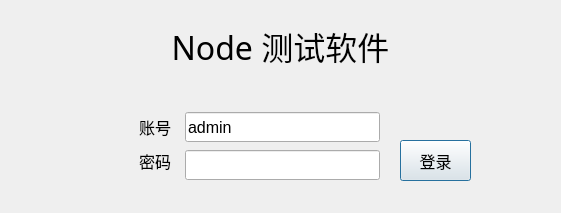
<?xml version="1.0" encoding="UTF-8"?>
<ui version="4.0">
 <class>UsrLandDlg</class>
 <widget class="QDialog" name="UsrLandDlg">
  <property name="geometry">
   <rect>
    <x>0</x>
    <y>0</y>
    <width>561</width>
    <height>213</height>
   </rect>
  </property>
  <property name="windowTitle">
   <string>Dialog</string>
  </property>
  <property name="styleSheet">
   <string notr="true"/>
  </property>
  <widget class="QLabel" name="stateLabel">
   <property name="geometry">
    <rect>
     <x>180</x>
     <y>80</y>
     <width>181</width>
     <height>31</height>
    </rect>
   </property>
   <property name="font">
    <font>
     <family>宋体</family>
     <pointsize>11</pointsize>
    </font>
   </property>
   <property name="styleSheet">
    <string notr="true">color: rgb(255, 0, 0);</string>
   </property>
   <property name="text">
    <string/>
   </property>
  </widget>
  <widget class="QLineEdit" name="nameLineEdit">
   <property name="geometry">
    <rect>
     <x>185</x>
     <y>112</y>
     <width>195</width>
     <height>30</height>
    </rect>
   </property>
   <property name="font">
    <font>
     <family>Arial</family>
     <pointsize>12</pointsize>
     <weight>50</weight>
     <bold>false</bold>
    </font>
   </property>
   <property name="text">
    <string>admin</string>
   </property>
  </widget>
  <widget class="QLineEdit" name="pwdLineEdit">
   <property name="geometry">
    <rect>
     <x>185</x>
     <y>150</y>
     <width>195</width>
     <height>30</height>
    </rect>
   </property>
   <property name="font">
    <font>
     <family>Arial</family>
     <weight>50</weight>
     <bold>false</bold>
    </font>
   </property>
   <property name="text">
    <string/>
   </property>
   <property name="echoMode">
    <enum>QLineEdit::Password</enum>
   </property>
  </widget>
  <widget class="QPushButton" name="landBtn">
   <property name="geometry">
    <rect>
     <x>400</x>
     <y>140</y>
     <width>71</width>
     <height>41</height>
    </rect>
   </property>
   <property name="font">
    <font>
     <family>微软雅黑</family>
     <pointsize>12</pointsize>
    </font>
   </property>
   <property name="cursor">
    <cursorShape>PointingHandCursor</cursorShape>
   </property>
   <property name="text">
    <string>登录</string>
   </property>
   <property name="autoDefault">
    <bool>true</bool>
   </property>
  </widget>
  <widget class="QLabel" name="label">
   <property name="geometry">
    <rect>
     <x>60</x>
     <y>112</y>
     <width>111</width>
     <height>30</height>
    </rect>
   </property>
   <property name="font">
    <font>
     <family>微软雅黑</family>
     <pointsize>12</pointsize>
    </font>
   </property>
   <property name="styleSheet">
    <string notr="true"/>
   </property>
   <property name="text">
    <string>账号</string>
   </property>
   <property name="alignment">
    <set>Qt::AlignRight|Qt::AlignTrailing|Qt::AlignVCenter</set>
   </property>
  </widget>
  <widget class="QLabel" name="label_2">
   <property name="geometry">
    <rect>
     <x>60</x>
     <y>146</y>
     <width>111</width>
     <height>30</height>
    </rect>
   </property>
   <property name="font">
    <font>
     <family>微软雅黑</family>
     <pointsize>12</pointsize>
    </font>
   </property>
   <property name="styleSheet">
    <string notr="true"/>
   </property>
   <property name="text">
    <string>密码</string>
   </property>
   <property name="alignment">
    <set>Qt::AlignRight|Qt::AlignTrailing|Qt::AlignVCenter</set>
   </property>
  </widget>
  <widget class="QLabel" name="label_3">
   <property name="geometry">
    <rect>
     <x>0</x>
     <y>10</y>
     <width>561</width>
     <height>71</height>
    </rect>
   </property>
   <property name="font">
    <font>
     <family>微软雅黑</family>
     <pointsize>24</pointsize>
     <weight>50</weight>
     <bold>false</bold>
    </font>
   </property>
   <property name="styleSheet">
    <string notr="true"/>
   </property>
   <property name="text">
    <string>Node 测试软件</string>
   </property>
   <property name="alignment">
    <set>Qt::AlignCenter</set>
   </property>
  </widget>
 </widget>
 <resources/>
 <connections/>
</ui>
